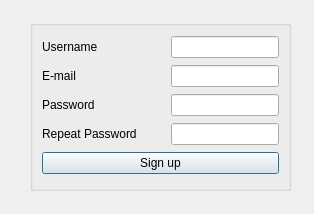
<?xml version="1.0" encoding="UTF-8"?>
<ui version="4.0">
 <class>RegistrationWindow</class>
 <widget class="QDialog" name="RegistrationWindow">
  <property name="geometry">
   <rect>
    <x>0</x>
    <y>0</y>
    <width>314</width>
    <height>214</height>
   </rect>
  </property>
  <property name="windowTitle">
   <string>Dialog</string>
  </property>
  <widget class="QGroupBox" name="groupBox">
   <property name="geometry">
    <rect>
     <x>30</x>
     <y>20</y>
     <width>261</width>
     <height>171</height>
    </rect>
   </property>
   <property name="title">
    <string/>
   </property>
   <layout class="QVBoxLayout" name="verticalLayout">
    <item>
     <layout class="QHBoxLayout" name="horizontalLayout">
      <item>
       <widget class="QLabel" name="label_username">
        <property name="text">
         <string>Username</string>
        </property>
        <property name="buddy">
         <cstring>lineEdit_username</cstring>
        </property>
       </widget>
      </item>
      <item>
       <spacer name="horizontalSpacer_4">
        <property name="orientation">
         <enum>Qt::Horizontal</enum>
        </property>
        <property name="sizeHint" stdset="0">
         <size>
          <width>40</width>
          <height>20</height>
         </size>
        </property>
       </spacer>
      </item>
      <item>
       <widget class="QLineEdit" name="lineEdit_username"/>
      </item>
     </layout>
    </item>
    <item>
     <layout class="QHBoxLayout" name="horizontalLayout_2">
      <item>
       <widget class="QLabel" name="label_email">
        <property name="text">
         <string>E-mail</string>
        </property>
        <property name="buddy">
         <cstring>lineEdit_email</cstring>
        </property>
       </widget>
      </item>
      <item>
       <spacer name="horizontalSpacer">
        <property name="orientation">
         <enum>Qt::Horizontal</enum>
        </property>
        <property name="sizeHint" stdset="0">
         <size>
          <width>40</width>
          <height>20</height>
         </size>
        </property>
       </spacer>
      </item>
      <item>
       <widget class="QLineEdit" name="lineEdit_email"/>
      </item>
     </layout>
    </item>
    <item>
     <layout class="QHBoxLayout" name="horizontalLayout_3">
      <item>
       <widget class="QLabel" name="label_password">
        <property name="text">
         <string>Password</string>
        </property>
        <property name="buddy">
         <cstring>lineEdit_password</cstring>
        </property>
       </widget>
      </item>
      <item>
       <spacer name="horizontalSpacer_2">
        <property name="orientation">
         <enum>Qt::Horizontal</enum>
        </property>
        <property name="sizeHint" stdset="0">
         <size>
          <width>40</width>
          <height>20</height>
         </size>
        </property>
       </spacer>
      </item>
      <item>
       <widget class="QLineEdit" name="lineEdit_password">
        <property name="echoMode">
         <enum>QLineEdit::Password</enum>
        </property>
       </widget>
      </item>
     </layout>
    </item>
    <item>
     <layout class="QHBoxLayout" name="horizontalLayout_4">
      <item>
       <widget class="QLabel" name="label_rpassword">
        <property name="text">
         <string>Repeat Password</string>
        </property>
        <property name="buddy">
         <cstring>lineEdit_rpassword</cstring>
        </property>
       </widget>
      </item>
      <item>
       <spacer name="horizontalSpacer_3">
        <property name="orientation">
         <enum>Qt::Horizontal</enum>
        </property>
        <property name="sizeHint" stdset="0">
         <size>
          <width>10</width>
          <height>20</height>
         </size>
        </property>
       </spacer>
      </item>
      <item>
       <widget class="QLineEdit" name="lineEdit_rpassword">
        <property name="echoMode">
         <enum>QLineEdit::Password</enum>
        </property>
       </widget>
      </item>
     </layout>
    </item>
    <item>
     <widget class="QPushButton" name="pushButton_signup">
      <property name="text">
       <string>Sign up</string>
      </property>
     </widget>
    </item>
   </layout>
  </widget>
 </widget>
 <resources/>
 <connections/>
</ui>
